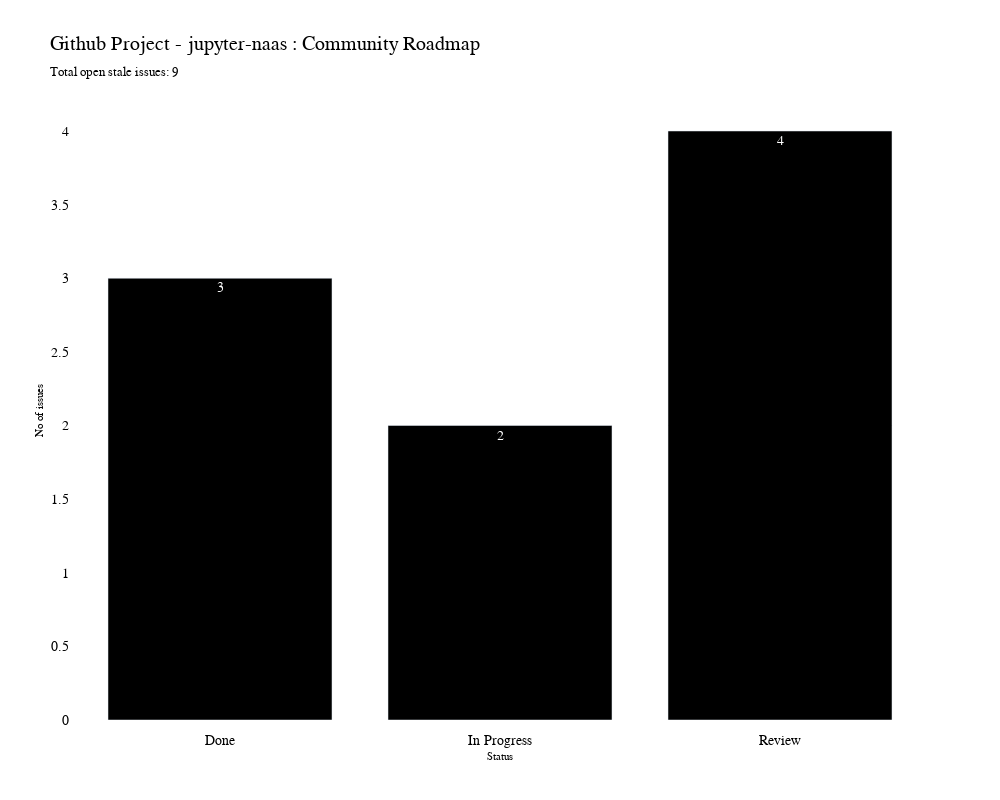

The cell this chart's notebook holds for it:
### Code cell
df_issues['stale_bool'] = stale_issues
temp = df_issues[df_issues['stale_bool']==True]
temp[temp['issue_state']=='open']

open_stale_issues = temp[temp['issue_state']=='open'].groupby('issue_status').agg({"stale_bool":'count'}).reset_index().rename(columns={'stale_bool':'count'})

title =  f"Github Project - {PROJECT_URL.split('/')[-2]} : {df_issues['project_name'].unique()[0]} <br><span style='font-size: 13px;'>Total open stale issues: {open_stale_issues['count'].sum()}</span>"
labels = {
               'issue_status':'Issue status',
               'count':"Number of Open issues with no activity since more than 7 days"
          }
fig = create_barchart(open_stale_issues, title, labels)

### Figure 1 — Plotly figure (JSON) as saved in the notebook; plotly's stock layout.template omitted (floating-point values rounded to 4 significant figures)
{"data": [{"alignmentgroup": "True", "hovertemplate": "x=%{x}<br>Number of Open issues with no activity since more than 7 days=%{text}<extra></extra>", "legendgroup": "", "marker": {"color": "black"}, "name": "", "offsetgroup": "", "orientation": "v", "showlegend": false, "text": [3, 2, 4], "textposition": "auto", "type": "bar", "x": ["Done", "In Progress", "Review"], "xaxis": "x", "y": [3, 2, 4], "yaxis": "y"}], "layout": {"barmode": "relative", "font": {"color": "black", "family": "Arial", "size": 14}, "height": 800, "legend": {"tracegroupgap": 0}, "margin": {"pad": 10}, "paper_bgcolor": "white", "plot_bgcolor": "#ffffff", "title": {"text": "Github Project - jupyter-naas : Community Roadmap <br><span style='font-size: 13px;'>Total open stale issues: 9</span>"}, "width": 1000, "xaxis": {"anchor": "y", "autorange": true, "domain": [0, 1], "range": [-0.5, 2.5], "title": {"font": {"color": "black", "family": "Arial", "size": 11}, "text": "Status"}, "type": "category"}, "yaxis": {"anchor": "x", "autorange": true, "domain": [0, 1], "range": [0, 4.211], "title": {"font": {"color": "black", "family": "Arial", "size": 11}, "text": "No of issues"}, "type": "linear"}}}
